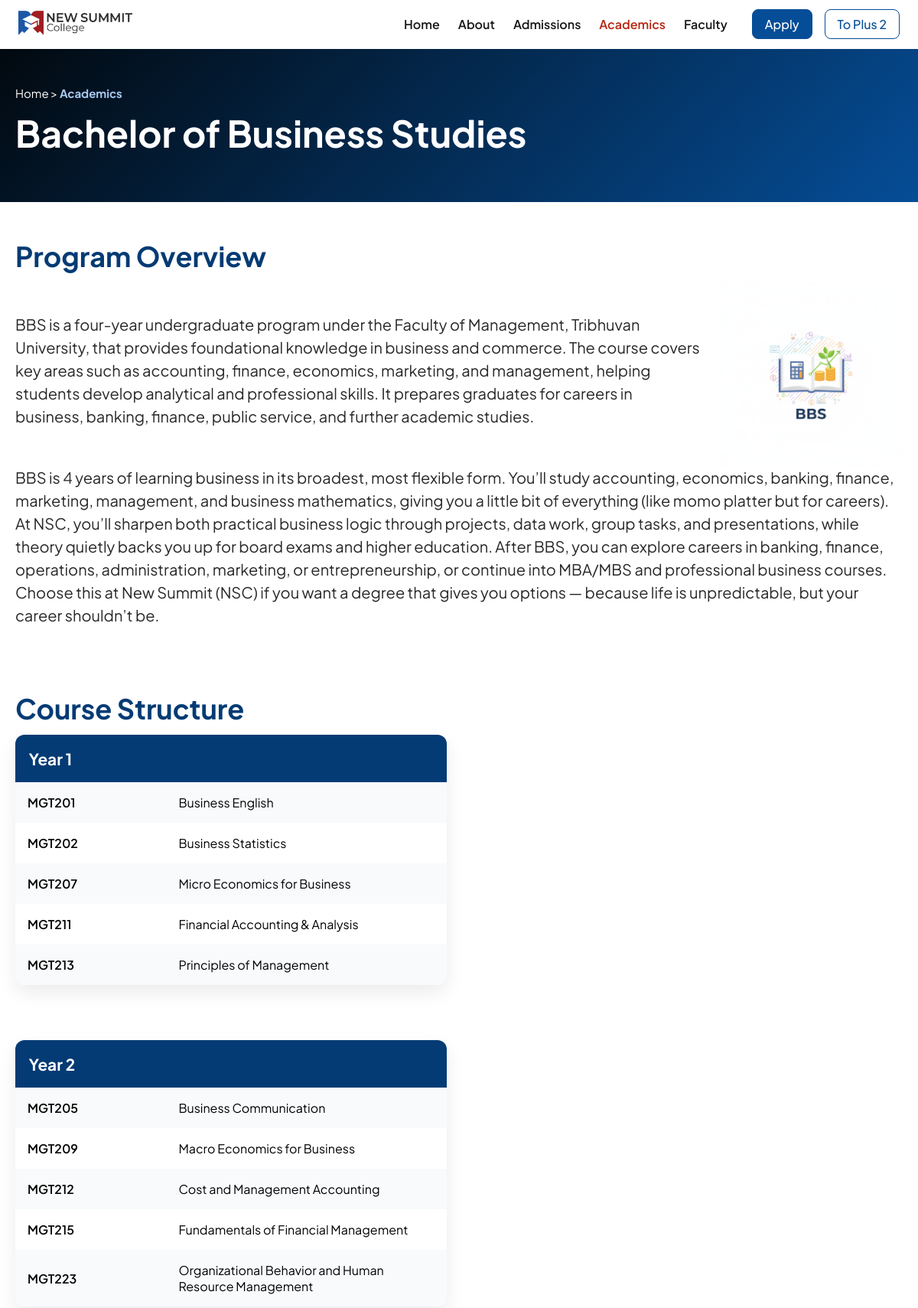
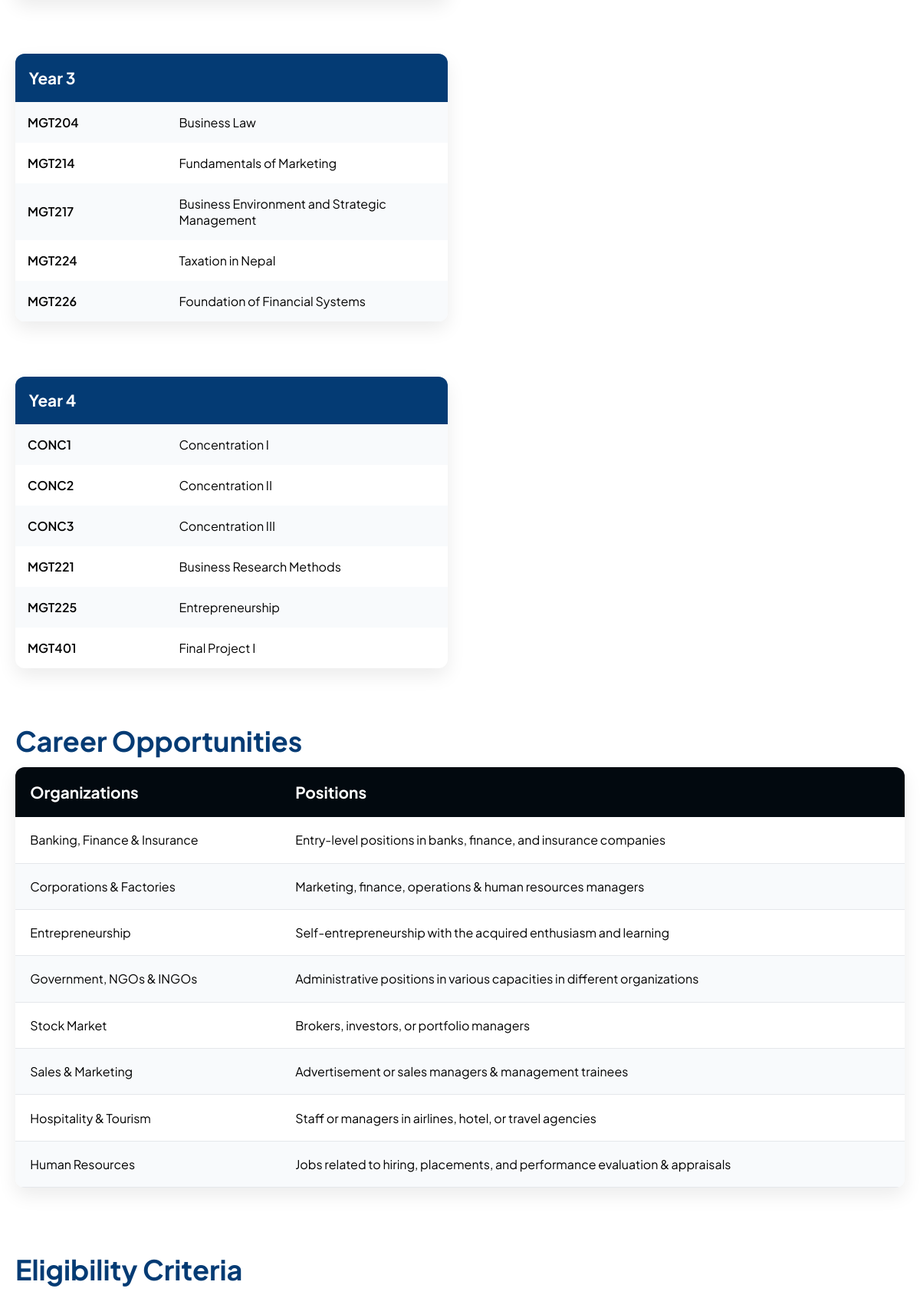
The app's page /academics/bbs/ (upper part) with its own data (2 pictures, top to bottom).
### main/models.py (models this page shows, shortened)
class Academics(models.Model):
    PROGRAM_LEVEL = [
        ('plus2', '+2 (NEB)'),
        ('bachelors', 'Bachelors'),
    ]
    PROGRAM_CHOICES = [
        ('science', 'Science'),
        ('management', 'Management'),
        ('law', 'Law'),
        ('csit', 'BSc CSIT'),
        ('bca', 'BCA'),
        ('bbm', 'BBM'),
        ('bbs', 'BBS'),
    ]
    program_key = models.CharField(max_length=15, choices=PROGRAM_CHOICES, unique=True)
    title = models.CharField(max_length=150)
    description = models.TextField()
    image = models.ImageField(upload_to='academics', blank=True, null=True)
    level = models.CharField(max_length=12, choices=PROGRAM_LEVEL)
    overview = models.TextField(null=True, blank=True)
    criteria = models.TextField(null=True, blank=True)
    def get_absolute_url(self):
        return reverse('academics', kwargs={'pk': self.program_key})

class Course(models.Model):
    program = models.ForeignKey(Academics, on_delete=models.CASCADE, related_name="courses")
    year = models.PositiveIntegerField()
    semester = models.PositiveIntegerField(null=True, blank=True)
    class Meta:
        unique_together = ('program', 'year', 'semester')
        ordering = ['year', 'semester']

class Subject(models.Model):
    course = models.ForeignKey(Course, on_delete=models.CASCADE, related_name="subjects")
    code = models.CharField(max_length=20)
    name = models.CharField(max_length=150)
    class Meta:
        unique_together = ('course', 'code')
        ordering = ['code']

class Career(models.Model):
    program = models.ForeignKey(Academics, on_delete=models.CASCADE, related_name="careers")
    organization = models.CharField(max_length=150)
    positions = models.TextField()

### main/views.py (the view, shortened to what this page needs)
# urls.py: path('academics/<str:pk>/', views.academics, name='academics'),
def academics(request, pk):
    program = get_object_or_404(Academics, program_key=pk)
    courses = Course.objects.filter(program=program).order_by('year', 'semester')
    careers = Career.objects.filter(program=program)
    program.criteria = program.criteria.split('\n') if program.criteria else []
    context = {
        "plus2": False,
        "program": program,
        "courses": courses,
        "careers": careers,
    }
    return render(request, "main/academics.html", context)

### main/context_processors.py (called while the page is built)
def academic_program(request):
    plus_programs = Academics.objects.filter(level="plus2").order_by(
    Case(
        When(program_key="science", then=0),
        When(program_key="management", then=1),
        default=2,
        output_field=IntegerField()
    ),
    "title"
    )
    bachelors_programs = Academics.objects.filter(level="bachelors").order_by(
        Case(
            When(program_key="csit", then=0),
            When(program_key="bca", then=1),
            default=2,
            output_field=IntegerField()
        ),
        "title"
    )
    return {'plus2_programs': plus_programs, 'bachelors_programs': bachelors_programs}

### main/templates/main/academics.html (shortened to what this page needs)
{% extends 'main.html' %}
{% load static %}
{% block extra_css %}
<link rel="stylesheet" href="{% static 'styles/academics.css' %}" />
{% endblock %}
{% block content %}
<section class="section_100 section-top">
    <div class="section_1260">
        <p><a href="{% url 'home' %}">Home</a> > <strong>Academics</strong></p>
        <h1>{{ program.title }}</h1>
    </div>
</section>
<div class="container section_1260">
    <section id="overview" class="section-m-b">
        <h2>Program Overview</h2>
        <div class="overview-container">
            <div class="content">
                <p>{{ program.overview }}</p>
            </div>
            <div class="image">
                <img src="{{ program.image.url }}" alt="">
            </div>
        </div>
        <p>{{ program.description }}</p>
    </section>
    <section id="course">
        <h2>Course Structure</h2>
        {% regroup courses by year as year_groups %}
        {% for year_group in year_groups %}
        <div class="course-year">
            <div class="semester-grid">
                {% for course in year_group.list %}
                <div class="semester-table">
                    <table>
                        {% if program.program_key == "bbs" %}
                        <thead>
                            <tr>
                                <th colspan="2">
                                    Year {{ year_group.grouper }}
                                </th>
                            </tr>
                        </thead>
                        {% endif %}
                        <tbody>
                            {% for subject in course.subjects.all %}
                            <tr>
                                <td>{{ subject.code }}</td>
                                <td>{{ subject.name }}</td>
                            </tr>
                            {% empty %}
                            <tr>
                                <td colspan="2">No subjects found</td>
                            </tr>
                            {% endfor %}
                        </tbody>
                    </table>
                </div>
                {% endfor %}
            </div>
        </div>
        {% endfor %}
    </section>
    <section id="career" class="section-m-b">
        <h2>Career Opportunities</h2>
        <div class="career-table">
            <table>
                <thead>
                    <tr>
                        <th>Organizations</th>
                        <th>Positions</th>
                    </tr>
                </thead>
                <tbody>
                    {% for career in careers %}
                    <tr>
                        <td>{{ career.organization }}</td>
                        <td>{{ career.positions }}</td>
                    </tr>
                    {% endfor %}
                </tbody>
            </table>
        </div>
    </section>
    <section id="criteria" class="section-m-b">
        <h2>Eligibility Criteria</h2>
    </section>
</div>
{% endblock %}

### static/styles/main.css (style rules this page uses)
:root { --logo-red: #8A1204; --logo-blue: #054D97; --white: #fff; --black: #000; --dark-font: #181818; --gray-font: #282828; --light-font: #383838; --lightest-font: #666; --inverse-font: #ffffff; --blue: #043B74; --red: #5A0C02; --sky-blue: #5AA3FF; --light-blue: #054D97; --light-red: #B72410; --darkest-blue: #02090F; --darkest-red: #120201; --lightest-blue: #A8C9F0; --lightest-red: #F0B4AF; --black-bg: #101010; --light-gray-bg: #f7f9fc; }
* { margin: 0; padding: 0; font-family: "PlusJakartaSans"; box-sizing: border-box; }
html { scroll-behavior: smooth; }
html, body { overflow-x: hidden; }
a { text-decoration: none; }
section { scroll-margin-top: 72px; }
.section_100 { width: 100%; }
.section_1260 { max-width: 1260px; margin: 0 auto; padding: 0 20px; }
.section-m-b { margin-bottom: clamp(2.25rem, 7vw, 6.5rem); }

### static/styles/academics.css (style rules this page uses)
.section-top { background: linear-gradient(135deg, var(--darkest-blue), var(--light-blue)); padding: clamp(2rem,4vw,5rem) 0; color: var(--inverse-font); margin-bottom: clamp(2rem,4vw,5rem); }
.section-top h1 { font-size: clamp(2rem, 4vw, 3rem); margin-bottom: clamp(0.5rem, 1vw, 1rem); }
.section-top p { font-size: clamp(0.9rem, 1.25vw, 1.5rem); margin-bottom: clamp(0.5rem, 1vw, 1rem); }
.section-top a { color: var(--inverse-font); }
.section-top strong { color: var(--lightest-blue); }
.overview-container { display: flex; align-items: center; gap: clamp(12px, 3vw, 24px); width: 100%; }
.overview-container .content { flex: 1; font-size: clamp(13px, 2.6vw, 16px); }
.overview-container .image { width: clamp(96px, 40vw, 240px); display: flex; justify-content: center; align-items: center; flex-shrink: 0; }
.overview-container .image img { width: 100%; max-width: 240px; height: auto; display: block; }
.container { padding-bottom: clamp(2.25rem, 7vw, 6.5rem); }
.container h2, h3 { margin-bottom: clamp(0.5rem, 1vw, 1rem); }
.container h2 { color: var(--blue); font-size: clamp(1.75rem, 3vw, 2.5rem); margin-bottom: clamp(6px, 1.5vw, 12px); }
.container p { color: var(--gray-font); font-size: clamp(14px, 2.5vw, 1.25rem); line-height: 1.5; margin-bottom: clamp(6px, 1.8vw, 10px); }
.course-year { margin-bottom: clamp(3rem, 6vw, 5rem); }
.semester-grid { display: grid; grid-template-columns: repeat(2, 1fr); gap: clamp(1rem, 3vw, 2rem); align-items: start; }
.semester-table { border-radius: clamp(0.6rem, 1vw, 1rem); overflow: hidden; background: var(--white); box-shadow: 0 10px 25px rgba(0,0,0,0.08); height: fit-content; }
.semester-table table { width: 100%; border-collapse: collapse; }
.semester-table thead th { background: var(--blue); color: var(--inverse-font); text-align: left; padding: clamp(0.8rem, 1.5vw, 1.1rem); font-size: clamp(1.1rem, 2vw, 1.3rem); }
.semester-table td { padding: clamp(0.7rem, 1.5vw, 1rem); }
.semester-table tr:nth-child(odd) td { background: #f8fafc; }
.semester-table td:first-child { width: 35%; font-weight: 600; }
.career-table { background: var(--white); border-radius: clamp(0.6rem, 1vw, 1rem); overflow: hidden; box-shadow: 0 10px 25px rgba(0,0,0,0.08); }
.career-table table { width: 100%; border-collapse: collapse; }
.career-table th { background: var(--darkest-blue); color: var(--inverse-font); text-align: left; padding: clamp(0.9rem, 1.8vw, 1.2rem); font-size: clamp(1.1rem, 2vw, 1.3rem); }
.career-table td { padding: clamp(0.9rem, 1.8vw, 1.2rem); border-bottom: 1px solid #e5e7eb; vertical-align: top; }
.career-table tr:nth-child(even) td { background: #f8fafc; }

### records on screen
Academics: title "Bachelor of Business Studies", overview "BBS is a four-year undergraduate program under the Faculty of Management, Tribhuvan University, that provides foundational knowledge in business and commerce. The course covers key areas such as accounting, finance, economics, marketing, and management, helping students develop analytical and professional skills. It prepares graduates for careers in business, banking, finance, public service, and further academic studies.", image (picture), description "BBS is 4 years of learning business in its broadest, most flexible form. You’ll study accounting, economics, banking, finance, marketing, management, and business mathematics, giving you a little bit of everything (like momo platter but for careers). At NSC, you’ll sharpen both practical business logic through projects, data work, group tasks, and presentations, while theory quietly backs you up for board exams and higher education. After BBS, you can explore careers in banking, finance, operations, administration, marketing, or entrepreneurship, or continue into MBA/MBS and professional business courses. Choose this at New Summit (NSC) if you want a degree that gives you options — because…"
Course: grouper "1"
Subject: code "MGT201", name "Business English"
Subject: code "MGT202", name "Business Statistics"
Subject: code "MGT207", name "Micro Economics for Business"
Subject: code "MGT211", name "Financial Accounting & Analysis"
Subject: code "MGT213", name "Principles of Management"
Course: grouper "2"
Subject: code "MGT205", name "Business Communication"
Subject: code "MGT209", name "Macro Economics for Business"
Subject: code "MGT212", name "Cost and Management Accounting"
Subject: code "MGT215", name "Fundamentals of Financial Management"
Subject: code "MGT223", name "Organizational Behavior and Human Resource Management"
Course: grouper "3"
Subject: code "MGT204", name "Business Law"
Subject: code "MGT214", name "Fundamentals of Marketing"
Subject: code "MGT217", name "Business Environment and Strategic Management"
Subject: code "MGT224", name "Taxation in Nepal"
Subject: code "MGT226", name "Foundation of Financial Systems"
Course: grouper "4"
Subject: code "CONC1", name "Concentration I"
Subject: code "CONC2", name "Concentration II"
Subject: code "CONC3", name "Concentration III"
Subject: code "MGT221", name "Business Research Methods"
Subject: code "MGT225", name "Entrepreneurship"
Subject: code "MGT401", name "Final Project I"
Career: organization "Banking, Finance & Insurance", positions "Entry-level positions in banks, finance, and insurance companies"
Career: organization "Corporations & Factories", positions "Marketing, finance, operations & human resources managers"
Career: organization "Entrepreneurship", positions "Self-entrepreneurship with the acquired enthusiasm and learning"
Career: organization "Government, NGOs & INGOs", positions "Administrative positions in various capacities in different organizations"
Career: organization "Stock Market", positions "Brokers, investors, or portfolio managers"
Career: organization "Sales & Marketing", positions "Advertisement or sales managers & management trainees"
Career: organization "Hospitality & Tourism", positions "Staff or managers in airlines, hotel, or travel agencies"
Career: organization "Human Resources", positions "Jobs related to hiring, placements, and performance evaluation & appraisals"
